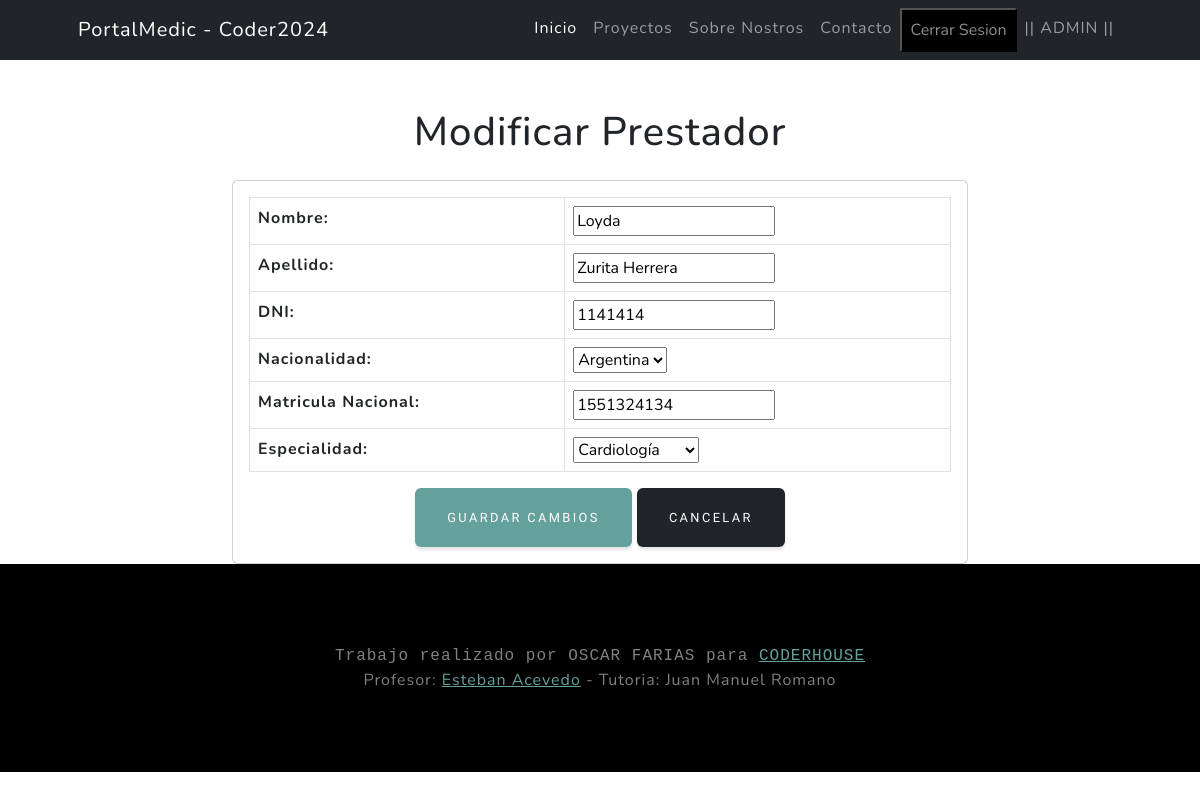
Page /medicos/medicos/medicos_update/1/ (signed in) on the committed database.
### medicos/models.py (models this page shows, shortened)
class Medicos(models.Model):
    nombre = models.CharField(max_length=100, null=False, blank=True)
    apellido = models.CharField(max_length=100, null=False, blank=True)
    DNI = models.PositiveIntegerField(unique=True,null=True)
    nacionalidad= models.ForeignKey(Nacionalidad, on_delete=models.SET_NULL, null=True)
    matricula = models.PositiveIntegerField(unique=True, null=False, blank=False,verbose_name="Matricula Nacional")
    especialidad = models.ForeignKey(Especialidad, on_delete=models.SET_NULL, null=True)
    class Meta:
        verbose_name = "Medicos"
        verbose_name_plural = "Medicos"

class Nacionalidad(models.Model):
    nacionalidad = models.CharField(max_length=100, unique=True)
    def __str__(self) -> str:
        return self.nacionalidad
    class Meta:
        verbose_name = "Nacionalidad"
        verbose_name_plural = "Nacionalidad"

class Especialidad(models.Model):
    especialidad = models.CharField(max_length=50, unique=True)
    def __str__(self) -> str:
        return self.especialidad
    class Meta:
        verbose_name = "Especialidad"
        verbose_name_plural = "Especialidades"

### medicos/views.py (the view)
# urls.py: path("medicos/medicos_update/<int:pk>/", medicos_update, name="medicos_update"),
@login_required
def medicos_update(request,pk):
    consulta = Medicos.objects.get(id=pk)
    if request.method == "POST":
        form = MedicosForm(request.POST, instance=consulta)
        if form.is_valid():
            form.save()
            return redirect("medicos:medicos_list")
    else:  # GET
        form = MedicosForm(instance=consulta)
    return render(request, "medicos/medicos_form.html", {"form": form})

### medicos/forms.py
class MedicosForm(forms.ModelForm):
    class Meta:
        model = models.Medicos
        fields = ["nombre", "apellido","DNI","nacionalidad","matricula","especialidad"]

### medicos/templates/medicos/medicos_form.html (shortened to what this page needs)
{% extends 'core/base.html' %}
{% load static %}
{% block content %}
<div class="container mt-5">
    {% if form.instance.pk %}
        <h1 class="text-center">Modificar Prestador</h1>
    {% else %}
        <h1 class="text-center">Editar Prestador</h1>
    {% endif %}
    <div class="row justify-content-center mt-4">
        <div class="col-md-8">
            <div class="card">
                <div class="card-body">
                    <form method="POST">
                        <table class="table table-bordered">
                            {{ form.as_table }}
                        </table>
                        <div class="text-center">
                            <button type="submit" class="btn btn-primary">Guardar Cambios</button>
                            <a href="{% url 'medicos:medicos_list' %}" type="button" class="btn btn-dark ">Cancelar</button></a>
                        </div>
                    </form>
                </div>
            </div>
        </div>
    </div>
</div>
{% endblock content %}

### core/templates/core/base.html (shortened to what this page needs)
{% load static %}
<!DOCTYPE html>
<html lang="es">
<head>
    <link href="{% static 'core/css/styles.css' %}" rel="stylesheet" />
</head>
{% block navbar %}
<nav class="navbar navbar-expand-lg navbar-dark bg-dark">
    <div class="container px-5">
        <a class="navbar-brand" href="{% url 'core:index' %}">PortalMedic - Coder2024</a>
        <div class="collapse navbar-collapse" id="navbarSupportedContent">
            <ul class="navbar-nav ms-auto mb-2 mb-lg-0">
                <li class="nav-item"><a class="nav-link active" aria-current="page"
                        href="{% url 'core:index' %}">Inicio</a></li>
                <li class="nav-item"><a class="nav-link" href="#about">Proyectos</a></li>
                <li class="nav-item"><a class="nav-link" href="#projects">Sobre Nostros</a></li>
                <li class="nav-item"><a class="nav-link"
                        href="https://api.whatsapp.com/send/?phone=%2B5493814761261&text&type=phone_number&app_absent=0"
                        target="_blank">Contacto</a></li>
                {% if user.is_authenticated %}
                <form action="{% url 'core:logout' %}" method="POST">
                    <button type="submit" class="nav-link nav-item bg-black ">Cerrar Sesion</button>
                </form>
                <li class="nav-item"><a class="nav-link" href="">|| {{user.username.upper}} ||</a></li>
                {% else %}
                <li class="nav-item"><a class="nav-link" href="{% url 'core:login' %}">Iniciar Sesion</a></li>
                {% endif %}
            </ul>
        </div>
    </div>
</nav>
{% endblock navbar %}
<body>
    {% block content %}
    {% endblock content %}
</body>
{% block footer %}
<footer class="footer mt-auto bg-black big text-center text-white-50">
    <div class="container big px-4 px-lg-5 font-monospace">Trabajo realizado por OSCAR FARIAS para <a
            href="https://www.coderhouse.com/ar/">CODERHOUSE</a></div>
    <div class="container px-4 px-lg-5">Profesor: <a href="https://www.linkedin.com/in/esteban-acevedo-aberastain/?originalSubdomain=ar">Esteban Acevedo</a> - Tutoria: Juan Manuel Romano</div>
</footer>
{% endblock footer %}

### rows in the picture
Medicos: nombre "Loyda", apellido "Zurita Herrera", DNI "1141414", matricula "1551324134"
Nacionalidad: nacionalidad "Argentina"
Especialidad: especialidad "Cardiología"

### other values in the picture
{{ user.username.upper }} "ADMIN"
